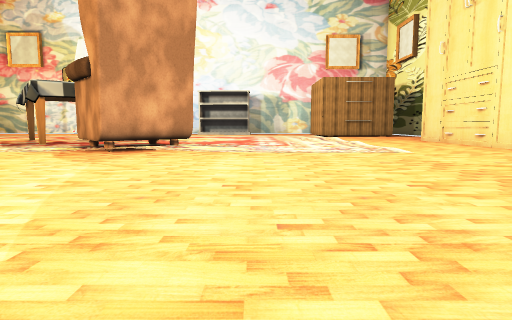
View 1 (above)

22 first-person views from a walk through a 3-D level made in the Unity game engine. The camera is 1.5 m above the floor, tilts 6° down and sees 75° across. The floor is counted in squares, 2 m on a side. Each view is taken from the middle of a square. On the plan, view 1 faces up. The plan holds only what a view shows up to about 11 squares ahead; the rest is blank. Some surface patterns are stand-ins.

View 2
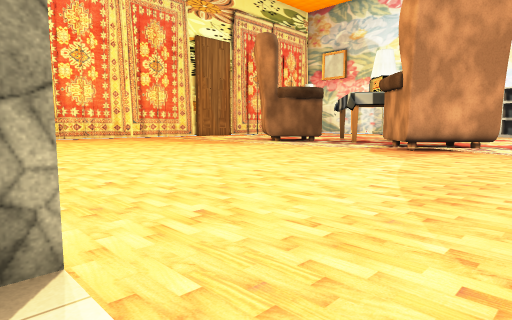

View 3
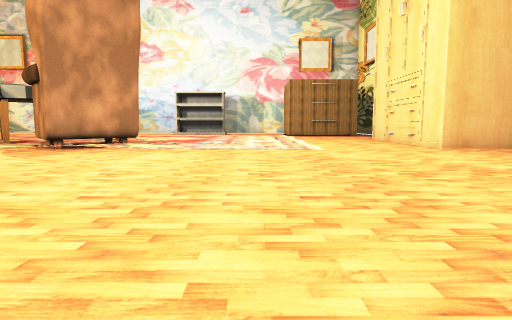

View 4
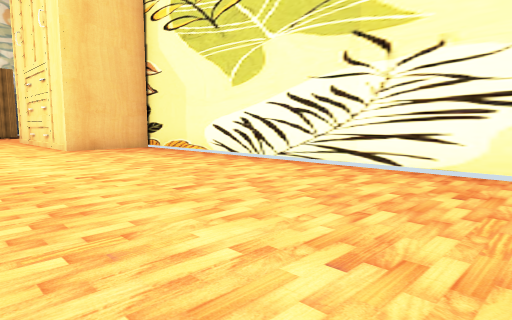

View 5
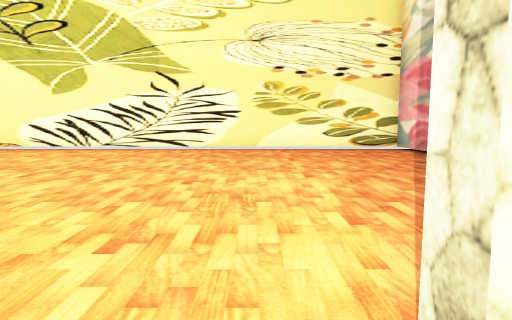

View 6
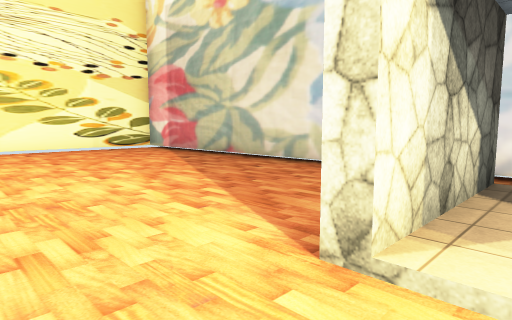

View 7
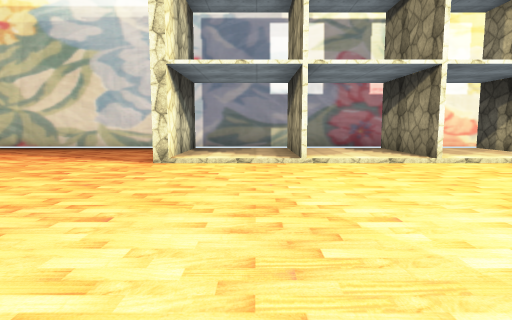

View 8
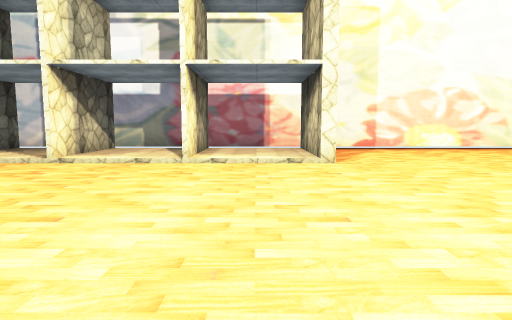

View 9
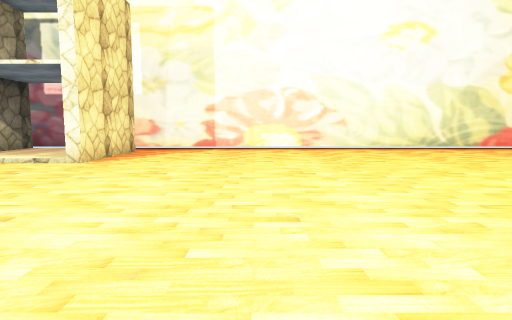

View 10
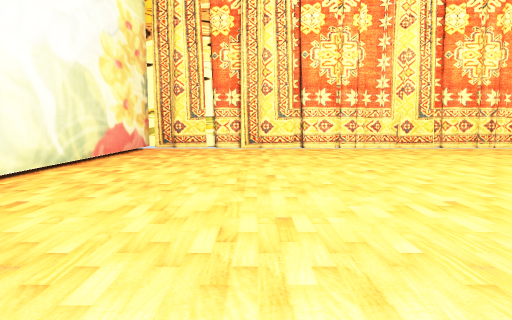

View 11
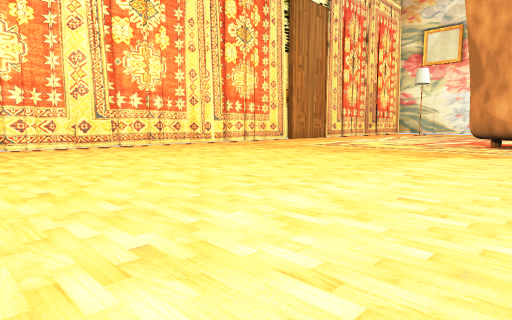

View 12
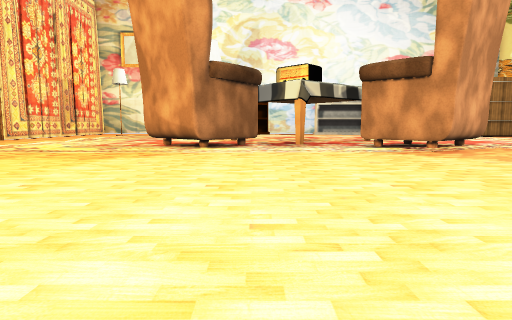

View 13
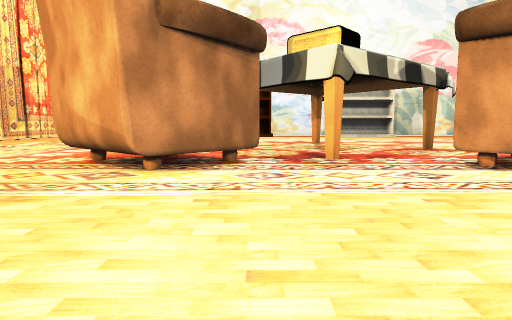

View 14
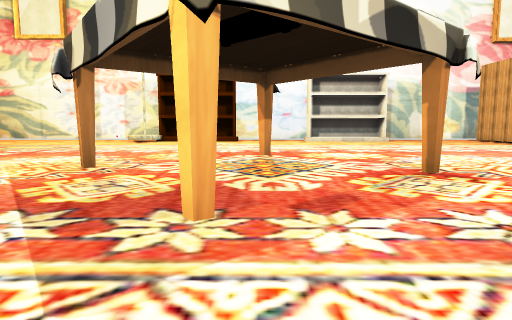

View 15
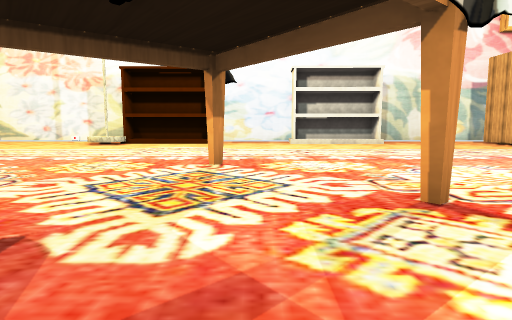

View 16
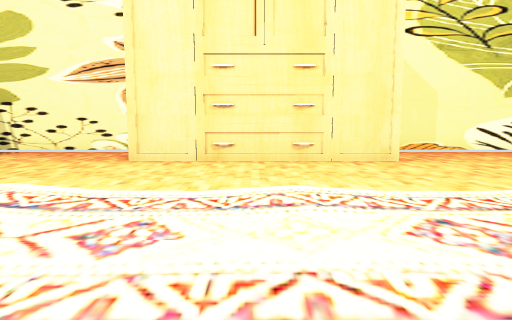

View 17
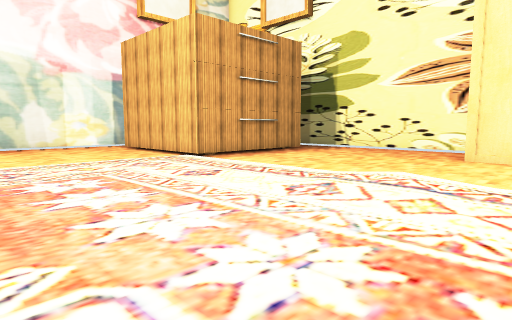

View 18
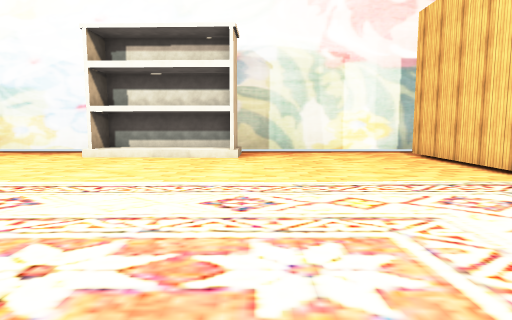

View 19
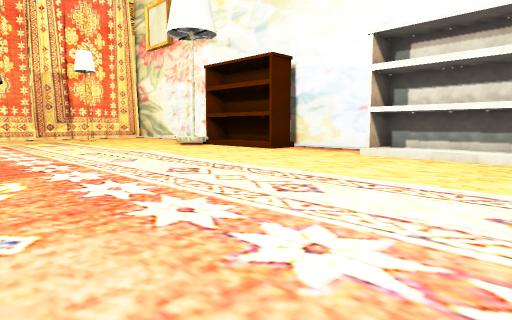

View 20
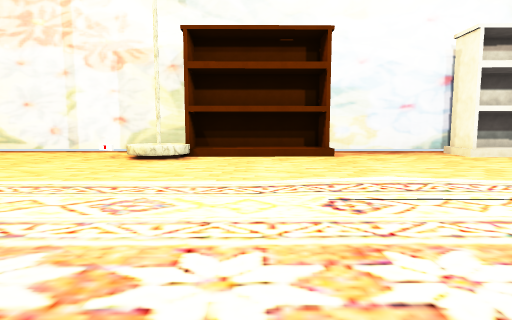

View 21
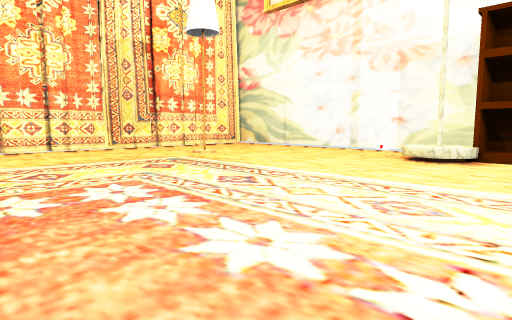

View 22
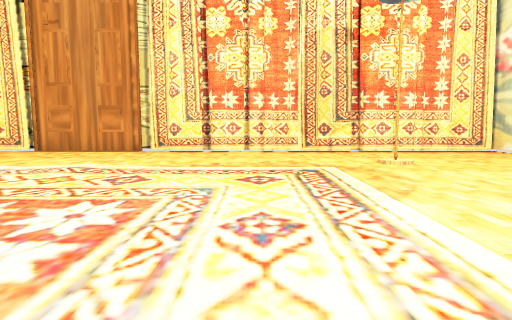

### Floor plan
Key: @ floor where view 1 was taken; # wall or solid block; . main floor; : floor 0.25 m higher than the main floor; + floor 0.5 m higher than the main floor; / step, stairs or slope; = window, fence, low wall or low ledge.
Columns run from 22 left of view 1 to 11 right of it. Each row starts with its distance up from view 1.
 28 ##  #######   #####  #######
 27 #..  .....#####...####......
 26 #........##+++#...#++#.....#
 25 #.......===................#
 24 #..........................#
 23 #...#......................#
 22 #..........................###
 21 #..../::::::::::::::::::::/...  .#
 20 #..../::::::::::::::::::::/......#
 19 #..../::::::::::::::::::::/......#
 18 #..../::::::::::::::::::::/......#
 17 #..../:::::::::#::::::::::/......#
 16 #..../::::::::::::::::::::/...#
 15 #.... /:::::#:::::::::::::/...#
 14 #.... ::::::::::::#: :::::/...#
 13 #..    :::: ::::::::  ::::/...#
 12 #       ::   ::#::     :::/...#
 11       ::::####:::#  ::::::/...#
 10       :::::##::::####:::::/...####
  9       ::::::::::::#:::::::/......#
  8       ////////..///////////......#
  7      ............................#
  6 #.  .............................#
  5 #................................#
  4 #................................#
  3 #................................#
  2 #................................#
  1 #................................#
  0 #.....................@..........#
 -1 #................................#
 -2 #..............#:#::#::#.........#
 -3 #..............#:#::#::#.........#
 -4 #..............#:#::#::#.........#
 -5 #..............        ..........#
 -6 ##################################

Positions as (right, up) in squares from view 1, and headings:
1: (0, 0), facing up
2: (0, -2), facing up-left
3: (2, -1), facing up
4: (5, -1), facing up-right
5: (0, -1), facing right
6: (0, 0), facing down-right
7: (-1, 5), facing down
8: (-6, 5), facing down
9: (-11, 5), facing down
10: (-11, -2), facing left
11: (-10, -1), facing up-left
12: (-9, 0), facing up
13: (-9, 5), facing up
14: (-7, 9), facing up
15: (-6, 11), facing up
16: (0, 13), facing right
17: (-1, 14), facing up-right
18: (0, 17), facing up
19: (0, 17), facing up-left
20: (-10, 17), facing up
21: (-10, 17), facing up-left
22: (-11, 20), facing left
